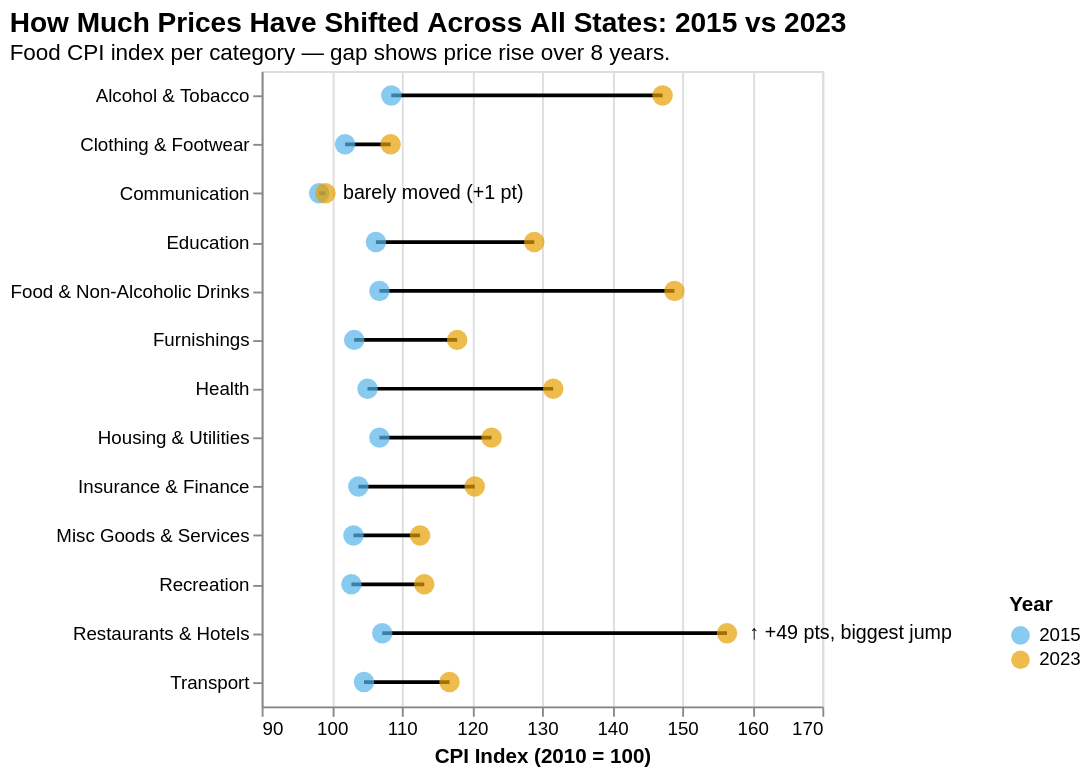

Describe this chart as a Vega-Lite specification.
### Vega-Lite specification from a JSON file in a GitHub repository (floating-point values rounded to 4 significant figures)
{"$schema": "https://vega.github.io/schema/vega-lite/v5.json", "title": {"text": "How Much Prices Have Shifted Across All States: 2015 vs 2023", "subtitle": "Food CPI index per category — gap shows price rise over 8 years.", "anchor": "start", "fontSize": 15, "subtitleFontSize": 12}, "width": "container", "height": 340, "data": {"values": [{"label": "Restaurants & Hotels", "year": "2015", "index": 107.2}, {"label": "Restaurants & Hotels", "year": "2023", "index": 156.4}, {"label": "Food & Non-Alcoholic Drinks", "year": "2015", "index": 106.8}, {"label": "Food & Non-Alcoholic Drinks", "year": "2023", "index": 148.9}, {"label": "Alcohol & Tobacco", "year": "2015", "index": 108.5}, {"label": "Alcohol & Tobacco", "year": "2023", "index": 147.2}, {"label": "Health", "year": "2015", "index": 105.1}, {"label": "Health", "year": "2023", "index": 131.6}, {"label": "Education", "year": "2015", "index": 106.3}, {"label": "Education", "year": "2023", "index": 128.9}, {"label": "Housing & Utilities", "year": "2015", "index": 106.8}, {"label": "Housing & Utilities", "year": "2023", "index": 122.8}, {"label": "Insurance & Finance", "year": "2015", "index": 103.8}, {"label": "Insurance & Finance", "year": "2023", "index": 120.4}, {"label": "Furnishings", "year": "2015", "index": 103.2}, {"label": "Furnishings", "year": "2023", "index": 117.9}, {"label": "Transport", "year": "2015", "index": 104.6}, {"label": "Transport", "year": "2023", "index": 116.8}, {"label": "Recreation", "year": "2015", "index": 102.8}, {"label": "Recreation", "year": "2023", "index": 113.2}, {"label": "Misc Goods & Services", "year": "2015", "index": 103.1}, {"label": "Misc Goods & Services", "year": "2023", "index": 112.6}, {"label": "Clothing & Footwear", "year": "2015", "index": 101.9}, {"label": "Clothing & Footwear", "year": "2023", "index": 108.4}, {"label": "Communication", "year": "2015", "index": 98.2}, {"label": "Communication", "year": "2023", "index": 99.1}]}, "layer": [{"mark": {"type": "line", "color": "black", "strokeWidth": 2}, "encoding": {"y": {"field": "label", "type": "nominal", "title": null, "sort": {"field": "index", "op": "max", "order": "descending"}}, "x": {"field": "index", "type": "quantitative", "title": "CPI Index (2010 = 100)", "scale": {"domain": [90, 170]}}, "detail": {"field": "label"}}}, {"mark": {"type": "point", "filled": true, "size": 120}, "encoding": {"y": {"field": "label", "type": "nominal", "sort": {"field": "index", "op": "max", "order": "descending"}}, "x": {"field": "index", "type": "quantitative"}, "color": {"field": "year", "type": "nominal", "scale": {"domain": ["2015", "2023"], "range": ["#56B4E9", "#E69F00"]}, "legend": {"title": "Year", "orient": "none", "legendX": 400, "legendY": 280}}, "tooltip": [{"field": "label", "title": "Category"}, {"field": "year", "title": "Year"}, {"field": "index", "title": "CPI Index", "format": ".1f"}]}}, {"data": {"values": [{"x": 158, "y": "Restaurants & Hotels", "label": "↑ +49 pts, biggest jump"}, {"x": 100, "y": "Communication", "label": "barely moved (+1 pt)"}]}, "mark": {"type": "text", "fontSize": 10.5, "color": "#000000", "align": "left", "dx": 6}, "encoding": {"x": {"field": "x", "type": "quantitative"}, "y": {"field": "y", "type": "nominal", "sort": {"field": "x", "op": "max", "order": "descending"}}, "text": {"field": "label"}}}]}
